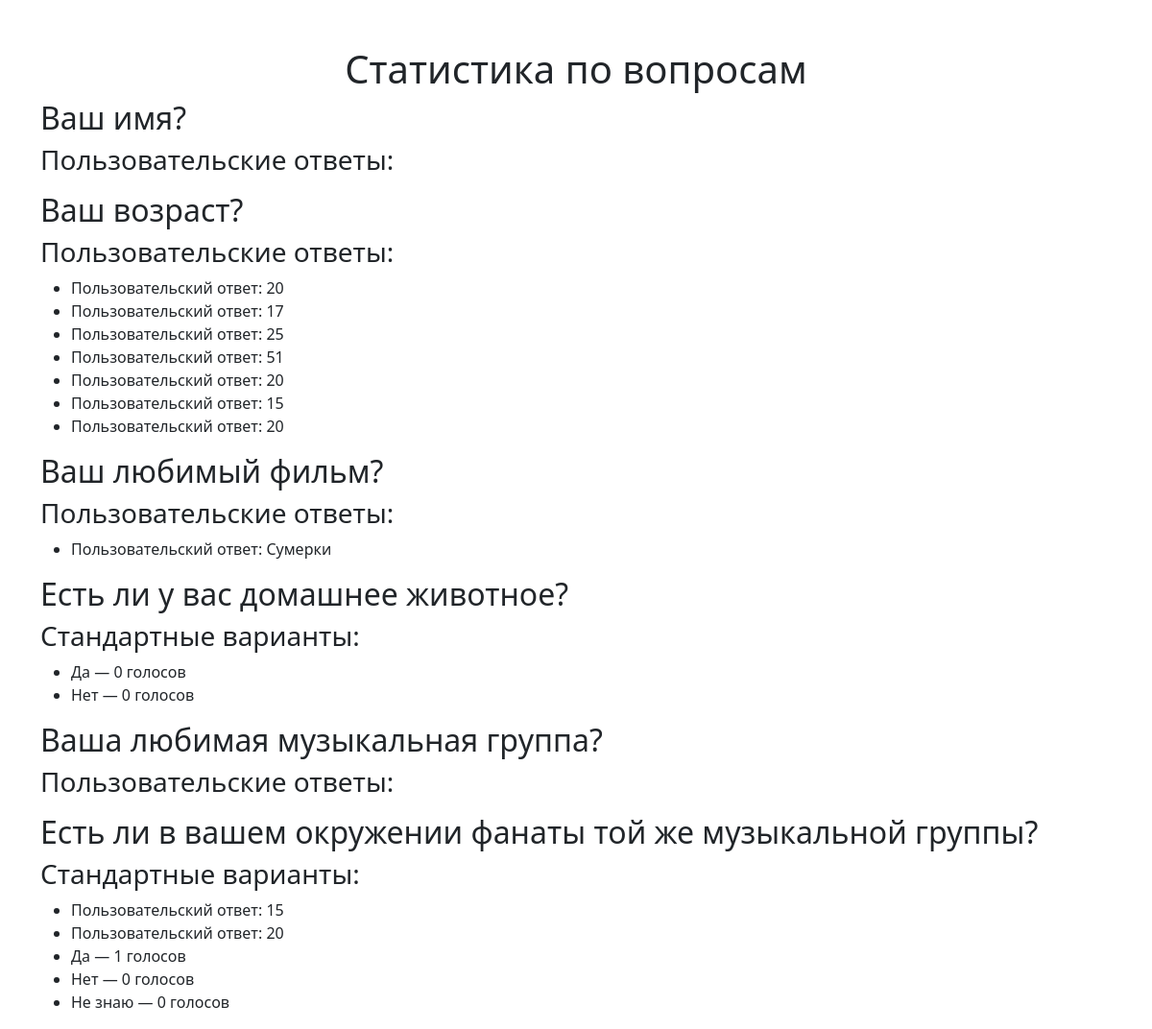
The app's page /polls/summary/, older data.
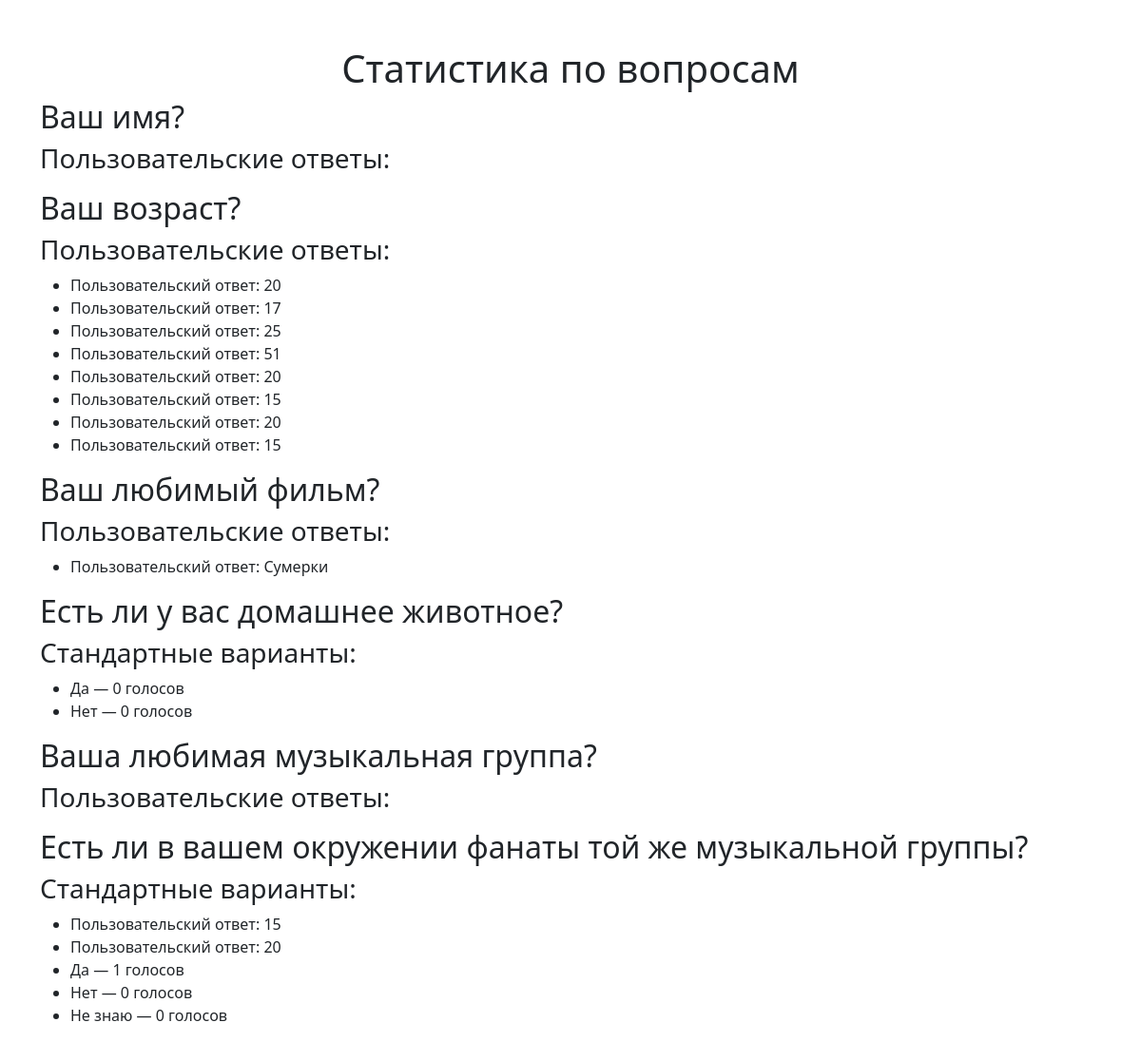
The same page, newer data.
### polls/models.py (models this page shows, shortened)
class Question(models.Model):
    question_text = models.CharField(max_length=200)
    pub_date = models.DateTimeField('date published')

class Choice(models.Model):
    question = models.ForeignKey(Question, on_delete=models.CASCADE)
    choice_text = models.CharField(max_length=200, blank=True, null=True)
    votes = models.IntegerField(default=0)
    user_response = models.TextField(blank=True, null=True)

### polls/views.py (the view)
# urls.py: path('summary/', views.summary, name='summary'),
def summary(request):
    questions = Question.objects.all()
    results = []
    for question in questions:
        standard_choices = question.choice_set.filter(choice_text__isnull=False)
        has_standard_choices = standard_choices.exists()
        has_custom_answer = not has_standard_choices
        results.append({
            'question': question,
            'choices': question.choice_set.all(),
            'has_standard_choices': has_standard_choices,
            'has_custom_answer': has_custom_answer,
        })
    return render(request, 'polls/summary.html', {'results': results})

### polls/templates/polls/summary.html
{% extends "polls/base.html" %}
{% block content %}
    <h1 class="text-center">Статистика по вопросам</h1>
    {% if results %}
        {% for result in results %}
            <h2>{{ result.question.question_text }}</h2>
            {% if result.has_standard_choices %}
                <h3>Стандартные варианты:</h3>
                <ul>
                    {% for choice in result.choices %}
                        {% if choice.choice_text %}
                            <li>{{ choice.choice_text }} — {{ choice.votes }} голосов</li>
                        {% else %}
                            <li>Пользовательский ответ: {{ choice.user_response }}</li>
                        {% endif %}
                    {% endfor %}
                </ul>
            {% endif %}
            {% if result.has_custom_answer %}
                <h3>Пользовательские ответы:</h3>
                <ul>
                    {% for choice in result.choices %}
                        {% if not choice.choice_text %}
                            <li>Пользовательский ответ: {{ choice.user_response }}</li>
                        {% endif %}
                    {% endfor %}
                </ul>
            {% endif %}
        {% endfor %}
    {% else %}
        <p>Нет результатов для отображения.</p>
    {% endif %}
{% endblock %}

Row changes from the older to the newer data that the page shows:
added Choice: user_response "15", shown under Question "Ваш возраст?"
